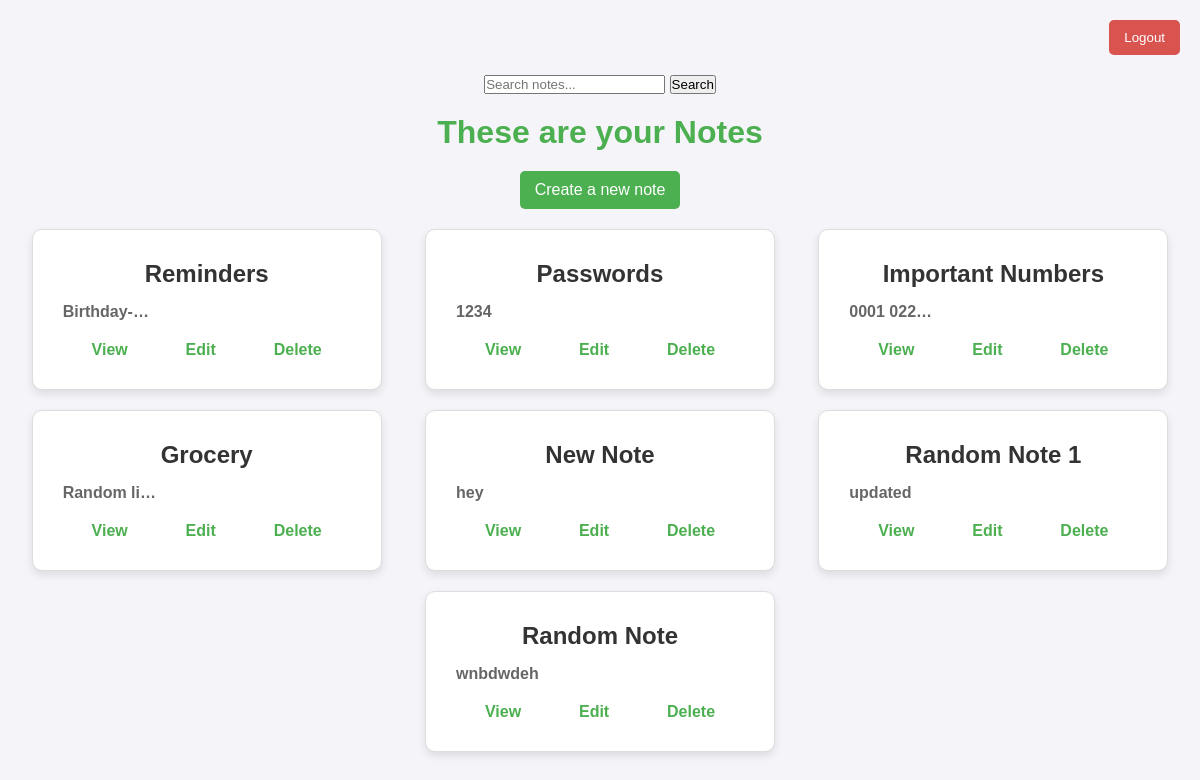
The page /user/notes/ (signed in) on the database as committed earlier.
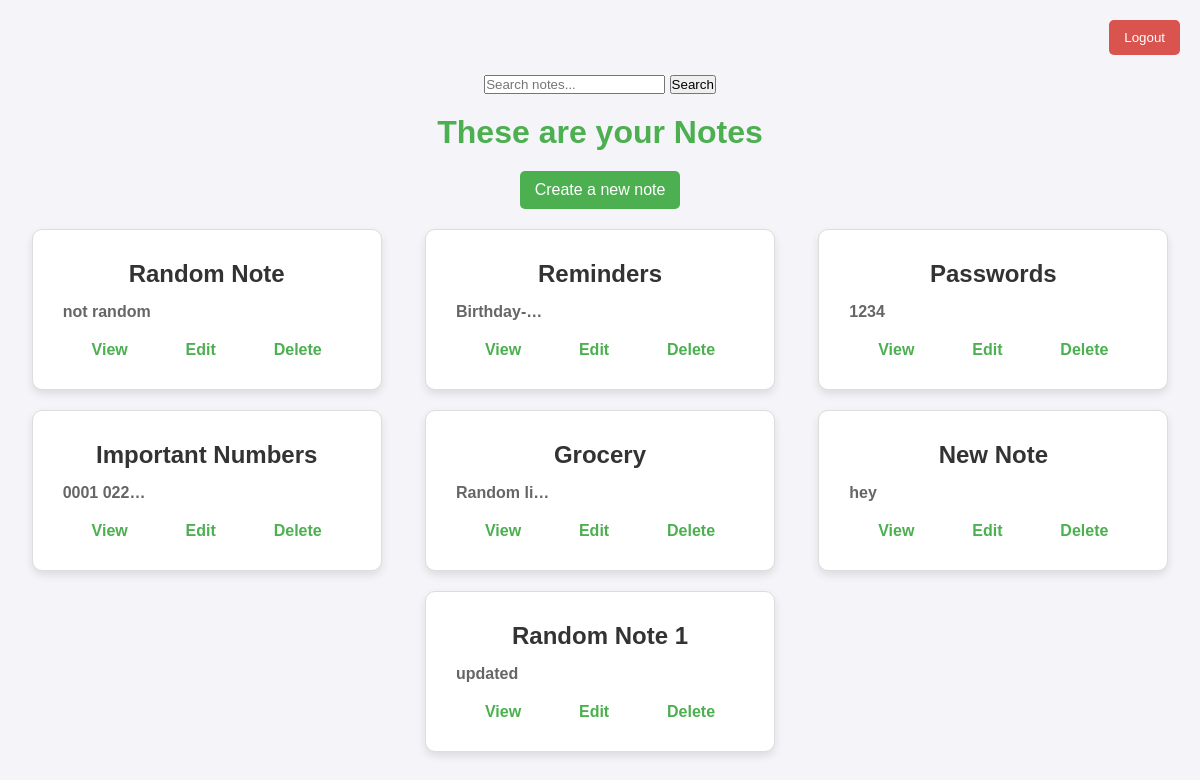
The same page on the database as committed later.
### notes/models.py (models this page shows)
class Notes(models.Model):
    title=models.CharField(max_length=200)
    text=models.TextField()
    updated=models.DateTimeField(auto_now=True)
    created=models.DateTimeField(auto_now_add=True)
    user=models.ForeignKey(User,on_delete=models.CASCADE,related_name='notes')
    class Meta:
        ordering=['-updated','-created']

### notes/views.py (the view)
# urls.py: path('notes/',views.list,name='notes.list'),
@login_required(login_url='login')
def list(request):
    query=request.GET.get('q')
    if query:
        all_notes=Notes.objects.filter(Q(title__icontains=query) | Q(text__icontains=query),user=request.user)
    else:
        all_notes=Notes.objects.filter(user=request.user)
    return render(request,'notes/notesList.html',{'notes': all_notes})

### notes/templates/notes/notesList.html (shortened to what this page needs)
<!DOCTYPE html>
<html lang="en">
<head>
</head>
<body>
    <nav>
        <form method="POST" action="{% url 'logout' %}">
            <button type="submit">Logout</button>
        </form>
    </nav>
    <form method="GET" action="{% url 'notes.list' %}">
        <input type="text" name="q" placeholder="Search notes...">
        <input type="submit" value="Search">
    </form>
    <h3>These are your Notes</h3>
    <a href="{% url 'notes.new' %}" class="create-note">Create a new note</a>
    <div class="notes-container">
        {% for note in notes %}
        <div class="note-card">
            <h4>{{ note.title }}</h4>
            <h6>{{note.text|truncatechars:10}}</h6>
            <div class="note-functions">
                <a href="{% url 'notes.detail' pk=note.id %}">View</a>
                <a href="{% url 'notes.edit' pk=note.id %}">Edit</a>
                <a href="{% url 'notes.delete' pk=note.id %}">Delete</a>
            </div>
        </div>
        {% endfor %}
    </div>
</body>
</html>

Rows that differ between the two databases and show on the page:
changed Notes "Random Note": text "wnbdwdeh" → "not random"; moves up the list
